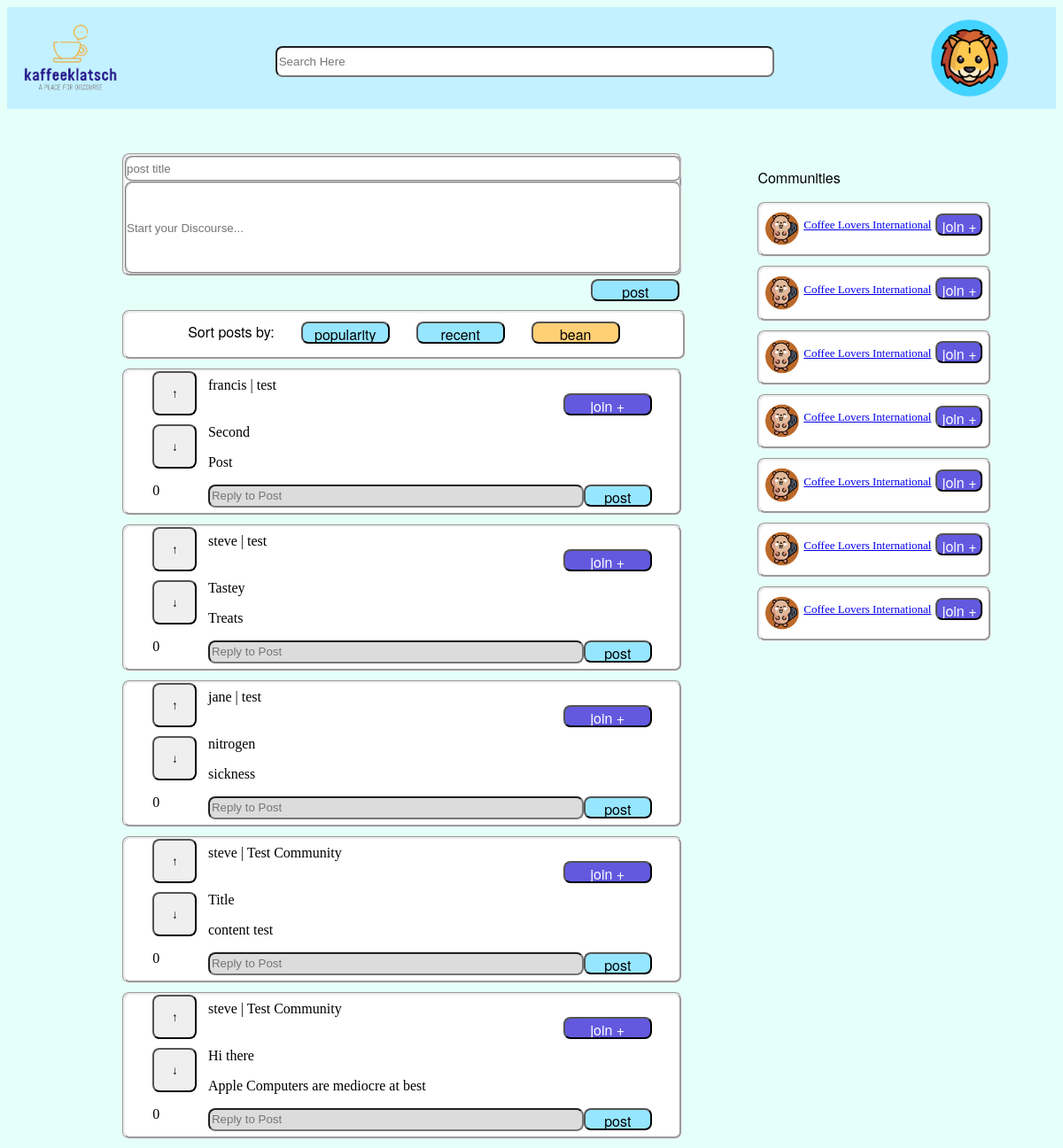
Page /feed (signed in) on the committed database.
### kaffeeklatsch/models/models.py (models this page shows, shortened)
class User(db.Model, UserMixin):
    id = db.Column(db.Integer, nullable=False, primary_key=True, unique=True)
    username = db.Column(db.Text, db.ForeignKey('user_access.username'), nullable=False)
    tagline = db.Column(db.Text, db.ForeignKey('user_access.tagline'), nullable=True)
    date_joined = db.Column(db.Text, nullable=False)
    avatar = db.Column(db.Text, nullable=True)
    first_name = db.Column(db.Text, nullable=True)
    last_name = db.Column(db.Text, nullable=True)
    communities = db.Column(db.Text, nullable=True)
    users_following = db.Column(db.Text, nullable=True)
    tagline = db.Column(db.Text, nullable=True)
    date_joined = db.Column(db.Text, nullable=False)
    summary = db.Column(db.Text, nullable=True)

class Post(db.Model):
    title = db.Column(db.Text, nullable=False)
    content = db.Column(db.Text, nullable=False)
    posting_user = db.Column(db.Text, db.ForeignKey('user_access.username'), nullable=False)
    posted_date = db.Column(db.DateTime, nullable=False)
    community = db.Column(db.Text, nullable=False)
    UUID = db.Column(db.Integer, nullable=False, primary_key=True, unique=True)
    tally = db.Column(db.Integer, nullable=False)

class Community(db.Model):
    community_id = db.Column(db.Integer, nullable=False, primary_key=True)
    community_name = db.Column(db.Text, nullable=False)
    community_tagline = db.Column(db.Text, nullable=True)
    community_content = db.Column(db.Text, nullable=True)
    community_image = db.Column(db.Text, nullable=False)

### kaffeeklatsch/routes.py (the view)
@app.route('/feed', methods=['GET', 'POST'])
def feed():
    if (current_user.is_authenticated == False):
      return redirect(url_for('login'))
    sortPostForm = SortPostForm()
    replyForm = ReplyForm()
    makePostForm = MakePostForm()
    communityPainForm = CommunityPainForm()
    communityInfo = Community.query.filter_by(community_id=2).first()
    posts = Post.query.all()
    postHandler = PostHandler()
    replyHandler = ReplyHandler()
    userName = current_user.username
    userInfo = User.query.filter_by(username=userName).first()
    if makePostForm.validate_on_submit():
      print("form input is validated")
      inputTitle = request.form['postTitle']
      inputContent = request.form['postContent']
      inputUsername = current_user.username
      inputCommunity = "Test Community" # Will need to be updated with ability to pull relevant community
      postHandler.post(inputTitle, inputContent, inputUsername, inputCommunity)
      return redirect(url_for('feed'))
    else:
      print("you're stuff still isnt workin (post)")
    if replyForm.validate_on_submit():
      print("Reply form input is validated")
      inputContent = request.form['replyContent']
      inputUsername = current_user.username
      retrievedPostId = int(request.form['index'])
      originalPostFilter = filter(lambda post: post.UUID == retrievedPostId, posts)
      originalPostList = list(originalPostFilter)
      originalPost = originalPostList.pop()
      print(f'original post id: ', retrievedPostId)
      print(f'original post: ', originalPost)
      inputOriginalPostID = retrievedPostId
      replyHandler.reply(inputOriginalPostID, inputContent, inputUsername)
      return redirect(url_for('feed'))
    else:
      print("reply you're stuff still isnt workin (reply)")
    return render_template('feed.html', makePostForm=makePostForm, sortPostForm=sortPostForm, replyForm=replyForm, communityPainForm=communityPainForm, communityInfo=communityInfo, posts=posts, userInfo=userInfo)

### kaffeeklatsch/forms/SortPostForm.py
class SortPostForm(FlaskForm):
    popularity = SubmitField('popularity')
    recent = SubmitField('recent')
    bean = SubmitField('bean')

### kaffeeklatsch/forms/ReplyForm.py
class ReplyForm(FlaskForm):
    post = SubmitField('post')
    join = SubmitField('join +')
    replyContent = StringField('reply', validators=[DataRequired(), Length(min=1, max=250)], render_kw={"placeholder": "Reply to Post"})
    upArrow = SubmitField('↑')
    downArrow = SubmitField('↓')

### kaffeeklatsch/models/models.py (called while the page is built)
@login_manager.user_loader
def load_user(username):
    return User.query.get(username)

### kaffeeklatsch/templates/feed.html
{% extends 'base.html' %}
{% import 'make_post.html' as makePostTemplate %}
{% import 'sort_post.html' as sortPostTemplate %}
{% import 'post_reply.html' as post_reply %}
{% import 'random_component2.html'as rando_component2 %}
{% block addedCSS %}
<link rel="stylesheet" href="{{ url_for('static', filename='css/feed.css') }}" />
{% endblock %}
{% block search %}
<div class="search-container" id="search-container">
    <input id="search-input" type="search" id="form1" class="form-control" placeholder="Search Here"/>
</div>
{% endblock %}
{% block avatar %}
<a href="/profilepage"><img class="avatar" src="{{ url_for('static', filename='assets/imagefiles/Profile/' + userInfo.avatar) }}" /></a>
{% endblock %}
{% block body %}
<div class="page">
    <div class="content-view">
        <div class="post-pane">
            <div>
                {{ makePostTemplate.make_post(makePostForm) }}
                {{ sortPostTemplate.sort_post(sortPostForm) }}
            </div>
            {% for post in posts %}
                {{ post_reply.post_reply(replyForm, post) }}
            {% endfor %}
        </div>
        <div class="community-pain">
            <p class="community-label">Communities</p>
            {{ rando_component2.second_thing(communityInfo, communityPainForm) }}
            {{ rando_component2.second_thing(communityInfo, communityPainForm) }}
            {{ rando_component2.second_thing(communityInfo, communityPainForm) }}
            {{ rando_component2.second_thing(communityInfo, communityPainForm) }}
            {{ rando_component2.second_thing(communityInfo, communityPainForm) }}
            {{ rando_component2.second_thing(communityInfo, communityPainForm) }}
            {{ rando_component2.second_thing(communityInfo, communityPainForm) }}
        </div>
    </div>
</div>
{% endblock %}

### kaffeeklatsch/templates/base.html (shortened to what this page needs)
<!DOCTYPE html>
<html lang="en">
<head>
    <link rel="stylesheet" href="{{ url_for('static', filename='css/globalstylesheet.css') }}" />
    <link rel="stylesheet" href="{{ url_for('static', filename='css/forms.css') }}" /> {% block addedCSS %}{% endblock %}
</head>
<body>
    <div class="continer">
        <div class="header">
            <h1 class="logo">
              <a href="/feed"><img class="logo" src="{{ url_for('static', filename='assets/imagefiles/logo_sample_v2.png') }}" alt="" /></a>
            </h1>
            {% block search %}{% endblock %}
            {% block avatar %}{% endblock %}
        </div>
        {% block body %}{% endblock %}
    </div>
</body>
</html>

### kaffeeklatsch/templates/make_post.html (shortened to what this page needs)
{% macro make_post(makePostForm) %}
<link rel="stylesheet" href="{{ url_for('static', filename='css/sort_post.css') }}" />
<div class="make-post-wrapper">
    <form action="" method="POST">
        {{ makePostForm.postTitle(class="post-title") }}
        {{ makePostForm.postContent(class="post-content") }}
        {{ makePostForm.post(class="button-style-b make-button") }}
    </form>
</div>
{% endmacro %}

### kaffeeklatsch/templates/sort_post.html
{% macro sort_post(sortPostForm) %}
<link rel="stylesheet" href="{{ url_for('static', filename='css/make_post.css') }}" />
<div class="sort-post-wrapper">
    <label>Sort posts by:</label> {{ sortPostForm.popularity(class="button-style-b") }}{{ sortPostForm.recent(class="button-style-b") }}{{ sortPostForm.bean(class="button-style-bean") }}
</div>
{% endmacro %}

### kaffeeklatsch/templates/post_reply.html
{% macro post_reply(replyForm, postObject) %}
{% import 'post.html' as replyTemplate %}
<div>
    {{ replyTemplate.post(replyForm, postObject) }}
</div>
{% endmacro %}

### kaffeeklatsch/templates/random_component2.html
{% macro second_thing(communityInfo, communityPainForm) %}
{% import 'community_pain.html' as communityPainTemplate %}
<form method="POST">
    {{ communityPainTemplate.community_pain(communityInfo, communityPainForm) }}
</form>
{% endmacro %}

### kaffeeklatsch/templates/post.html (shortened to what this page needs)
{% macro post(replyForm, postObject) %}
<link rel="stylesheet" href="{{ url_for('static', filename='css/post.css') }}" />
<div class="post-wrapper">
    <div class="vote-panel">
        {{ replyForm.upArrow(class="vote-button button") }}
        {{ replyForm.downArrow(class="vote-button button") }}
        <p class="post-tally">{{ postObject.tally }}</p>
    </div>
    <div class="post-panel">
        <div class="post-panel__top-line">
            <span class="owner-name">{{ postObject.posting_user }}</span> | <span class="community-content">{{ postObject.community }}</span>
            {{ replyForm.join(class="button-style-a post-panel__join-button") }}
        </div>
        <div class="post-panel__title-line">
            <span class="post-title">{{ postObject.title }}</span>
        </div>
        <div class="post-panel__post-content">
            <p class="post-content">{{ postObject.content }}</p>
        </div>
        <form action="" method="POST">
            <div class="post-panel__reply-line">
                {{ replyForm.replyContent(class="reply-content") }}
                {{ replyForm.post(class="button-style-b make-button") }}
            </div>
        </form>
    </div>
</div>
{% endmacro %}

### kaffeeklatsch/templates/community_pain.html
{% macro community_pain(communityInfo, communityPainForm) %}
<link rel="stylesheet" href="{{ url_for('static', filename='css/community-pain.css') }}" />
<div class="community-pain-wrapper">
    <img class="avatar community-image" src="{{ url_for('static', filename='assets/imagefiles/Profile/'+communityInfo.community_image) }}">
    <a href="/communityPage"><span class="community-title">{{ communityInfo.community_name}}</span></a>
    <span>{{ communityPainForm.join(class="button-style-a community-button") }} </span>
</div>
{% endmacro %}

### kaffeeklatsch/static/css/globalstylesheet.css (style rules this page uses)
body { background-color: #E5FFF9 }
.header { background-color: #C3F1FF; font-size: 50px; text-align: center; height: 95px; padding-left: 10px; padding-top: 10px; padding-bottom: 10px; }
.logo { width: 120px; margin-top: 0px; float: left; }
.avatar { height: 100%; float: right; margin-right: 50px; }
.page { margin: 0px; height: 100vh; padding-top: 50px; }
.button-style-a { width: 100px; height: 25px; top: 225px; border-radius: 8px; background-color: #6259df; font-family: "Helvetica Neue", "Arial", sans-serif; font-size: medium; color: white; }
.button-style-b { width: 100px; height: 25px; top: 225px; border-radius: 8px; background-color: #96E6FF; font-family: "Helvetica Neue", "Arial", sans-serif; font-size: medium; color: black; margin-left: 30px; }
.button-style-bean { width: 100px; height: 25px; top: 225px; border-radius: 8px; background-color: #FFD075; font-family: "Helvetica Neue", "Arial", sans-serif; font-size: medium; color: black; margin-left: 30px; }

### kaffeeklatsch/static/css/forms.css (style rules this page uses)
input { margin-bottom: 10px; border-radius: 8px; height: 25px; width: 230px; }

### kaffeeklatsch/static/css/feed.css (style rules this page uses)
.content-view { display: flex; }
.post-pane { display: inline-block; width: 60%; }
.community-pain { display: inline-block; background-color: #E5FFF9; margin-left: 85px; width: 25%; height: 500px; }
#search-container { display: inline-block; text-align: center; width: 60%; height: 80%; padding-top: 10px; }
#search-input { background-color: white; width: 80%; height: 45%; }
.community-label { font-family: "Helvetica Neue", "Arial", sans-serif; font-size: medium; }

### kaffeeklatsch/static/css/sort_post.css (style rules this page uses)
.sort-post-wrapper { display: flex; background-color: white; border-style: groove; border-radius: 8px; width: 99.6%; height: 40px; padding-top: 10px; margin-bottom: 10px; justify-content: center; font-family: "Helvetica Neue", "Arial", sans-serif; }
#postContent { left: 10px; }

### kaffeeklatsch/static/css/make_post.css (style rules this page uses)
.make-post-wrapper { display: block; border-radius: 8px; border-style: groove; background-color: white; margin-bottom: 10px; }
.make-post-wrapper .post-title { display: block; width: 99.6%; border-style: groove; border-color: lightgrey; margin: 0; padding: 0; }
.make-post-wrapper .post-content { display: block; width: 99.6%; border-style: groove; border-color: lightgrey; margin: 0; padding: 0; height: 100px; }
.make-post-wrapper .make-button { float: right; margin-top: 1%; }

### kaffeeklatsch/static/css/post.css (style rules this page uses)
.post-wrapper { background-color: white; border-style: groove; border-radius: 8px; display: flex; justify-content: center; align-items: center; margin-bottom: 10px; }
.post-wrapper .vote-panel input { width: 50px; height: 50px; }
.post-wrapper .vote-panel { align-items: center; display: inline-block; width: 10%; }
.post-wrapper .vote-panel .vote-button { display: block; }
.post-wrapper .post-panel { display: inline-block; width: 80%; background-color: white; }
.post-panel .post-panel__reply-line { display: flex; justify-content: center; align-items: center; }
.post-panel .post-panel__join-button { margin-left: 80%; }
.post-wrapper .post-panel #replyContent { width: 500px; margin: auto; }
.post-wrapper .post-panel #post { width: 90px; margin: auto; }
.post-panel__top-line { background-color: white; }
#replyContent { width: 80%; height: 20px; top: 470px; left: 150px; background-color: gainsboro; }

### kaffeeklatsch/static/css/community-pain.css (style rules this page uses)
.community-pain-wrapper { background-color: white; display: inline-flex; border-radius: 8px; border-style: groove; align-items: center; font-size: small; padding-bottom: 10px; margin-bottom: 10px; }
.community-pain-wrapper .community-image { margin-left: 2%; margin-right: 2%; margin-top: 3%; height: 15%; width: 15%; float: none; }
.community-pain-wrapper .community-title { margin-top: 6%; }
.community-pain-wrapper .community-button { margin-top: 15%; margin-left: 8%; margin-right: 3%; width: 98%; border-radius:8px; }

### rows in the picture
User: avatar (picture)
Post: tally "0", posting_user "francis", community "test", title "Second", content "Post"
Post: tally "0", posting_user "steve", community "test", title "Tastey", content "Treats"
Post: tally "0", posting_user "jane", community "test", title "nitrogen", content "sickness"
Post: tally "0", posting_user "steve", community "Test Community", title "Title", content "content test"
Post: tally "0", posting_user "steve", community "Test Community", title "Hi there", content "Apple Computers are mediocre at best"
Community: community_image (picture), community_name "Coffee Lovers International Coffee Lovers International Coffee Lovers International Coffee Lovers International Coffee Lovers International Coffee Lovers International Coffee Lovers International"
